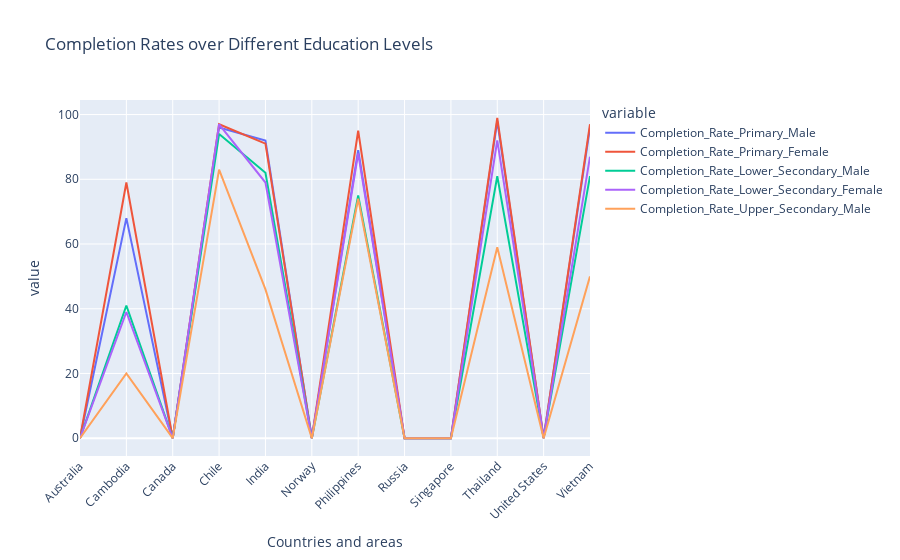

Write notebook code for a chart like this one.
### Markdown cell above
## Completion rates over different education levels

### Code cell
completion_columns = ['Completion_Rate_Primary_Male','Completion_Rate_Primary_Female','Completion_Rate_Lower_Secondary_Male','Completion_Rate_Lower_Secondary_Female','Completion_Rate_Upper_Secondary_Male','Completion_Rate_Lower_Secondary_Female']
fig = px.line(sea_df , x = 'Countries and areas', y = completion_columns, title = 'Completion Rates over Different Education Levels')
fig.update_layout(xaxis_tickangle = -45)
# makes the text below the graph inverted at tickangle
fig.show()

### Figure 1 — Plotly figure (JSON) as saved in the notebook; plotly's stock layout.template omitted (floating-point values rounded to 4 significant figures)
{"data": [{"hovertemplate": "variable=Completion_Rate_Primary_Male<br>Countries and areas=%{x}<br>value=%{y}<extra></extra>", "legendgroup": "Completion_Rate_Primary_Male", "line": {"color": "#636efa", "dash": "solid"}, "marker": {"symbol": "circle"}, "mode": "lines", "name": "Completion_Rate_Primary_Male", "orientation": "v", "showlegend": true, "type": "scatter", "x": ["Australia", "Cambodia", "Canada", "Chile", "India", "Norway", "Philippines", "Russia", "Singapore", "Thailand", "United States", "Vietnam"], "xaxis": "x", "y": [0, 68, 0, 96, 92, 0, 89, 0, 0, 98, 0, 96], "yaxis": "y"}, {"hovertemplate": "variable=Completion_Rate_Primary_Female<br>Countries and areas=%{x}<br>value=%{y}<extra></extra>", "legendgroup": "Completion_Rate_Primary_Female", "line": {"color": "#EF553B", "dash": "solid"}, "marker": {"symbol": "circle"}, "mode": "lines", "name": "Completion_Rate_Primary_Female", "orientation": "v", "showlegend": true, "type": "scatter", "x": ["Australia", "Cambodia", "Canada", "Chile", "India", "Norway", "Philippines", "Russia", "Singapore", "Thailand", "United States", "Vietnam"], "xaxis": "x", "y": [0, 79, 0, 97, 91, 0, 95, 0, 0, 99, 0, 97], "yaxis": "y"}, {"hovertemplate": "variable=Completion_Rate_Lower_Secondary_Male<br>Countries and areas=%{x}<br>value=%{y}<extra></extra>", "legendgroup": "Completion_Rate_Lower_Secondary_Male", "line": {"color": "#00cc96", "dash": "solid"}, "marker": {"symbol": "circle"}, "mode": "lines", "name": "Completion_Rate_Lower_Secondary_Male", "orientation": "v", "showlegend": true, "type": "scatter", "x": ["Australia", "Cambodia", "Canada", "Chile", "India", "Norway", "Philippines", "Russia", "Singapore", "Thailand", "United States", "Vietnam"], "xaxis": "x", "y": [0, 41, 0, 94, 82, 0, 75, 0, 0, 81, 0, 81], "yaxis": "y"}, {"hovertemplate": "variable=Completion_Rate_Lower_Secondary_Female<br>Countries and areas=%{x}<br>value=%{y}<extra></extra>", "legendgroup": "Completion_Rate_Lower_Secondary_Female", "line": {"color": "#ab63fa", "dash": "solid"}, "marker": {"symbol": "circle"}, "mode": "lines", "name": "Completion_Rate_Lower_Secondary_Female", "orientation": "v", "showlegend": true, "type": "scatter", "x": ["Australia", "Cambodia", "Canada", "Chile", "India", "Norway", "Philippines", "Russia", "Singapore", "Thailand", "United States", "Vietnam"], "xaxis": "x", "y": [0, 39, 0, 97, 79, 0, 88, 0, 0, 92, 0, 87], "yaxis": "y"}, {"hovertemplate": "variable=Completion_Rate_Upper_Secondary_Male<br>Countries and areas=%{x}<br>value=%{y}<extra></extra>", "legendgroup": "Completion_Rate_Upper_Secondary_Male", "line": {"color": "#FFA15A", "dash": "solid"}, "marker": {"symbol": "circle"}, "mode": "lines", "name": "Completion_Rate_Upper_Secondary_Male", "orientation": "v", "showlegend": true, "type": "scatter", "x": ["Australia", "Cambodia", "Canada", "Chile", "India", "Norway", "Philippines", "Russia", "Singapore", "Thailand", "United States", "Vietnam"], "xaxis": "x", "y": [0, 20, 0, 83, 46, 0, 74, 0, 0, 59, 0, 50], "yaxis": "y"}], "layout": {"legend": {"title": {"text": "variable"}, "tracegroupgap": 0}, "title": {"text": "Completion Rates over Different Education Levels"}, "xaxis": {"anchor": "y", "domain": [0, 1], "tickangle": -45, "title": {"text": "Countries and areas"}}, "yaxis": {"anchor": "x", "domain": [0, 1], "title": {"text": "value"}}}}
